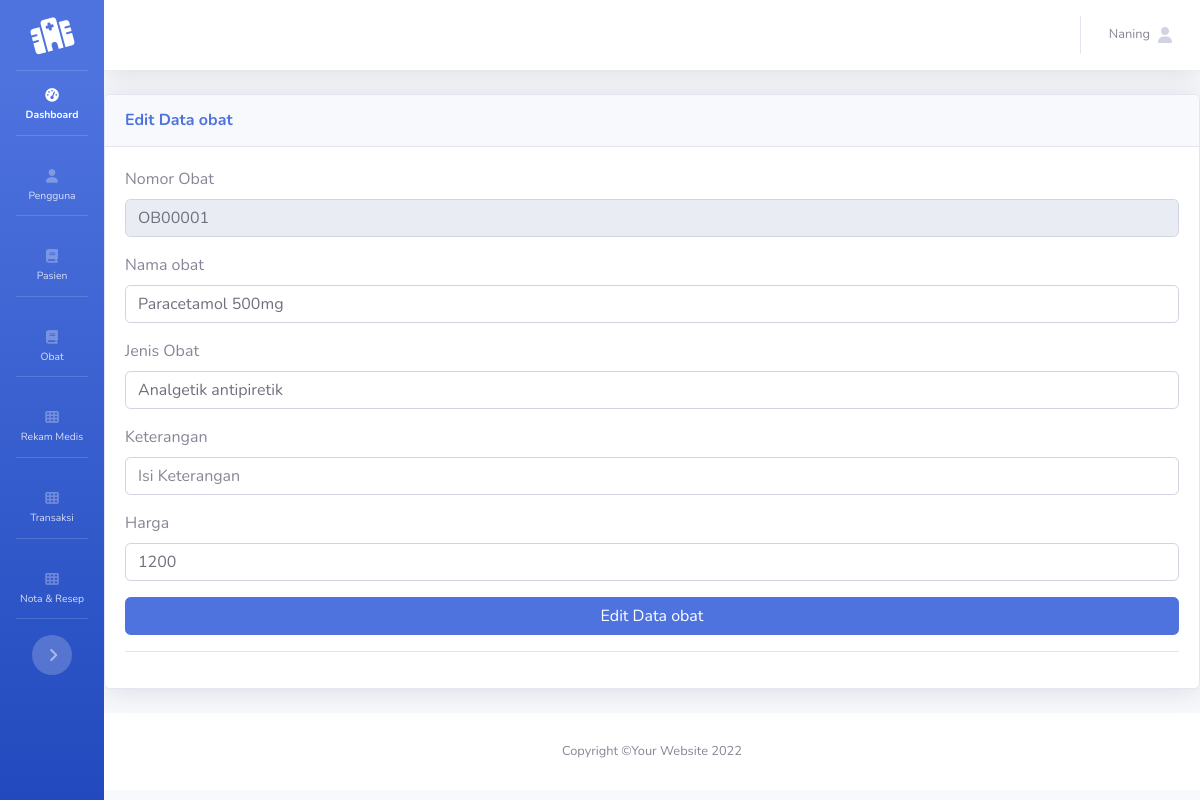
Screenshot of /Admin/index.php?halaman=editdataobat&id=OB00001 (signed in) with the database file from the repository.
### tables this page shows
CREATE TABLE `obat` (
  `kd_obat` varchar(8) NOT NULL,
  `nama_obat` varchar(50) NOT NULL,
  `jenisobat` varchar(30) NOT NULL,
  `keterangan` varchar(60) NOT NULL,
  `harga` int(11) NOT NULL
);

### Admin/editdataobat.php (the view, shortened to what this page needs)
<div class="card shadow mb-4">
	<div class="card-header py-3">
		<h6 class="m-0 font-weight-bold text-primary">Edit Data obat</h6>
	</div>
	<div class="card-body">
		<?php
		$id=$_GET['id'];
		$qdata=mysqli_query($kon, "SELECT * FROM obat WHERE kd_obat='$id'");
		$data=mysqli_fetch_array($qdata);
		?>
		<form action="proseseditdataobat.php" method="post" enctype="multipart/form-data">
			<div class="form-group">
				<label>Nomor Obat</label>
				<input type="text" disabled   class="form-control" name="nobat" id="nobat" value="<?php echo $data['0']?>"placeholder="Isi nomor Obat" required>
			</div>
			<div class="form-group">
				<label>Nama obat</label>
				<input type="text"  class="form-control" name="namaobat" id="namaobat" value="<?php echo $data['1']?>" placeholder="Masukan nama obat">
			</div>
			      <div class="form-group">
				<label>Jenis Obat</label>
				<input type="text"  class="form-control" name="jenis" id="jenis" value="<?php echo $data['2']?>" placeholder="Isi jenis obat" required>
			</div>
			<div class="form-group">
				<label>Keterangan</label>
				<input type="text"  class="form-control" name="keterangan" id="keterangan" value="<?php echo $data['3']?>" placeholder="Isi Keterangan" required>
			</div>
			<div class="form-group">
				<label>Harga</label>
				<input type="text"  class="form-control" name="Harga" id="Harga" value="<?php echo $data['4']?>" placeholder="Isi Harga" required>
			</div>
			<button type="submite" name="submite" class="btn btn-primary btn-user btn-block">Edit Data obat</button>
			<hr>
		</form>
	</div>
</div>

### rows the page displays
obat: nobat "OB00001", namaobat "Paracetamol 500mg", jenis "Analgetik antipiretik", Harga "1200"

### other values shown
$_SESSION['namapengguna'] "Naning"
